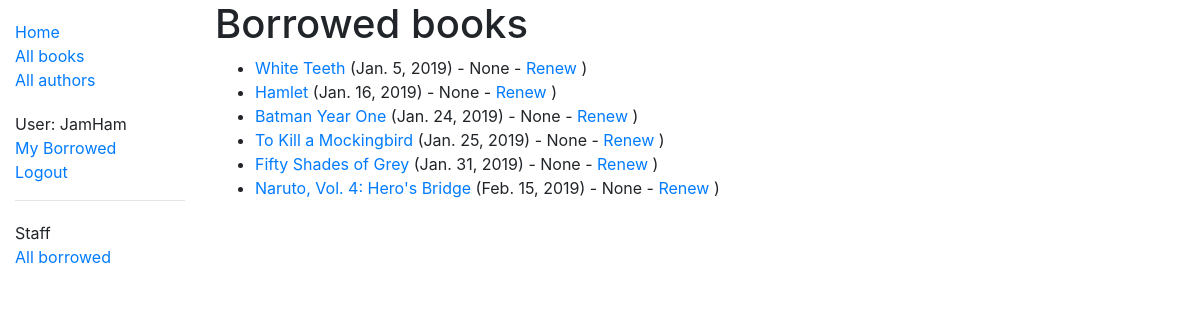
Before: /catalog/allbooks/ (signed in) with the older database file.
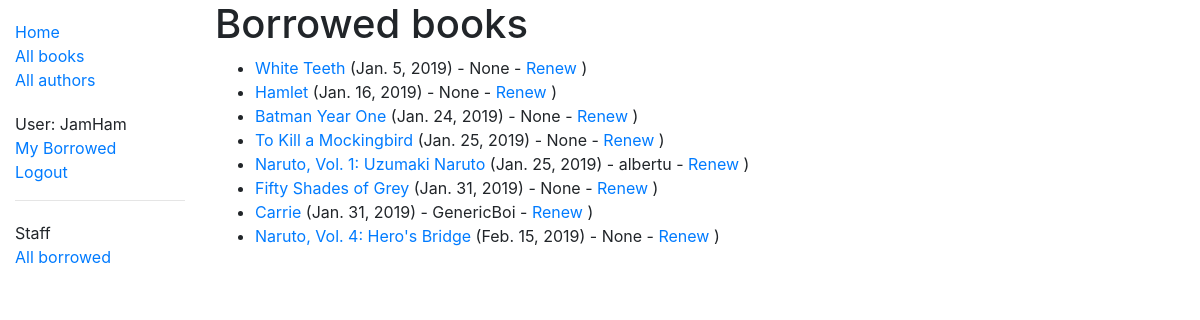
After: the same page with the newer database file.
### catalog/models.py (models this page shows, shortened)
class BookInstance(models.Model):
    id = models.UUIDField(primary_key=True, default=uuid.uuid4, help_text='Unique ID for this particular book across whole library')
    book = models.ForeignKey('Book', on_delete=models.SET_NULL, null=True)
    imprint = models.CharField(max_length=200)
    due_back = models.DateField(null=True, blank=True)
    borrower = models.ForeignKey(User, on_delete=models.SET_NULL, null=True, blank=True)
    LOAN_STATUS = (
        ('m', 'Maintenance'),
        ('o', 'On loan'),
        ('a', 'Available'),
        ('r', 'Reserved'),
    )
    status = models.CharField(
        max_length=1,
        choices=LOAN_STATUS,
        blank=True,
        default='m',
        help_text='Book availability',
    )
    class Meta:
        ordering = ['due_back']

class Book(models.Model):
    title = models.CharField(max_length=200)
    author = models.ForeignKey('Author', on_delete=models.SET_NULL, null=True)
    summary = models.TextField(max_length=4000, help_text='Enter a brief description of the book')
    isbn = models.CharField('ISBN', max_length=13, help_text='13 Character <a href="https://www.isbn-international.org/content/what-isbn">ISBN number</a>')
    genre = models.ManyToManyField(Genre, help_text='Select a genre for this book')
    language = models.ManyToManyField(Language, help_text='Select a language for this book')
    def display_genre(self):
        """Create a string for the Genre. This is required to display genre in Admin."""
        return ', '.join(genre.name for genre in self.genre.all()[:3])
    display_genre.short_description = 'Genre'

### catalog/views.py (the view)
# urls.py: path('allbooks/', views.AllBorrowedBooks.as_view(), name="Librarian-unique"),
class AllBorrowedBooks(PermissionRequiredMixin, generic.ListView):
    model = BookInstance
    permission_required = 'catalog.can_mark_returned'
    template_name = 'catalog/bookinstance_list_borrowed_librarian.html'
    paginate_by = 10
    def get_queryset(self):
        return BookInstance.objects.filter(status__exact="o").order_by('due_back')

### catalog/templates/catalog/bookinstance_list_borrowed_librarian.html
{% extends "base_generic.html" %}
{% block content %}
    <h1>Borrowed books</h1>
    {% if bookinstance_list %}
    <ul>
      {% for bookinst in bookinstance_list %}
      <li class="{% if bookinst.is_overdue %}text-danger{% endif %}">
        <a href="{% url 'book-detail' bookinst.book.pk %}">{{bookinst.book.title}}</a> ({{ bookinst.due_back }}) {% if user.is_staff %}- {{ bookinst.borrower }}{% endif %} {% if perms.catalog.can_mark_returned %}- <a href="{% url 'renew-book-librarian' bookinst.id %}">Renew</a>  {% endif %})
      </li>
      {% endfor %}
    </ul>
    {% else %}
      <p>There are no books borrowed.</p>
    {% endif %}
{% endblock %}

Changed rows visible on the page:
now on this page (row edited): BookInstance: book "Naruto, Vol. 1: Uzumaki Naruto", due_back "Jan. 25, 2019", borrower "albertu"
now on this page (row edited): BookInstance: book "Carrie", due_back "Jan. 31, 2019", borrower "GenericBoi"
